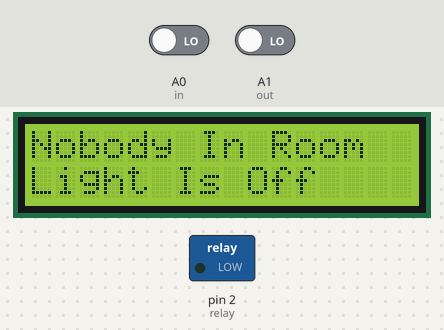
Recording of a sketch running on a simulated Arduino Uno, built with avr-gcc and run on an emulated ATmega328P. On the bench: 16×2 character LCD, switched loads named in the sketch (green lamp = pin HIGH). Inputs (shaded band) come from the test bench; at power-on: A0 (in) LOW, A1 (out) LOW.

Above: at 1.5 s.
1.6 s: A0 (in) driven HIGH
At 2.1 s:
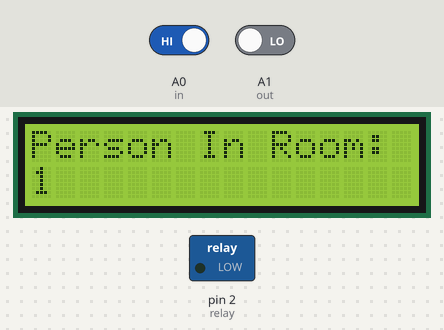
At 2.8 s:
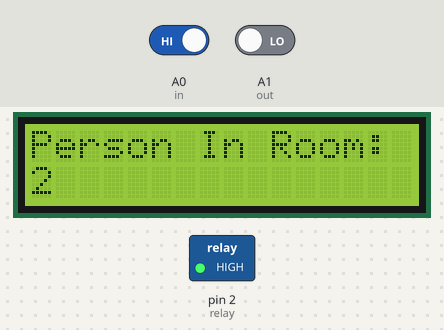
Timing chart, 0 to 4.6 s (numbered marks = the images above; inputs shaded):
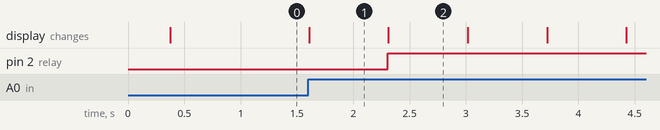

The sketch:

Bidirectional_counter.ino
```cpp
#include <LiquidCrystal.h>
LiquidCrystal lcd(8, 7, 6, 5, 4, 3); // LCD pins
#define in A0
#define out A1
#define relay 2

int count = 0;

void IN() {
  count++;
  lcd.clear();
  lcd.print("Person In Room:");
  lcd.setCursor(0, 1);
  lcd.print(count);
  delay(700);
}

void OUT() {
  if (count > 0) { // Prevent negative counts
    count--;
  }
  lcd.clear();
  lcd.print("Person In Room:");
  lcd.setCursor(0, 1);
  lcd.print(count);
  delay(500);
}

void setup() {
  lcd.begin(16, 2); // Initialize LCD
  lcd.print("Visitor Counter");
  delay(300);
  pinMode(in, INPUT);
  pinMode(out, INPUT);
  pinMode(relay, OUTPUT);
  lcd.clear();
  lcd.print("Person In Room:");
  lcd.setCursor(0, 1);
  lcd.print(count);
}

void loop() {
  if (digitalRead(in)) {
    IN();
  }
  if (digitalRead(out)) {
    OUT();
  }
  if (count <= 0) {
    lcd.clear();
    digitalWrite(relay, LOW);
    lcd.print("Nobody In Room");
    lcd.setCursor(0, 1);
    lcd.print("Light Is Off");
    delay(200);
  } else {
    digitalWrite(relay, HIGH);
  }
}
```

Measured:
- after the input at 1.6 s, pin 2 (relay): LOW → HIGH after 0.71 s; the display: changes at once (image 1)
- what the display in image 1 shows lasts 0.7 s, from 1.6 s to 2.3 s
